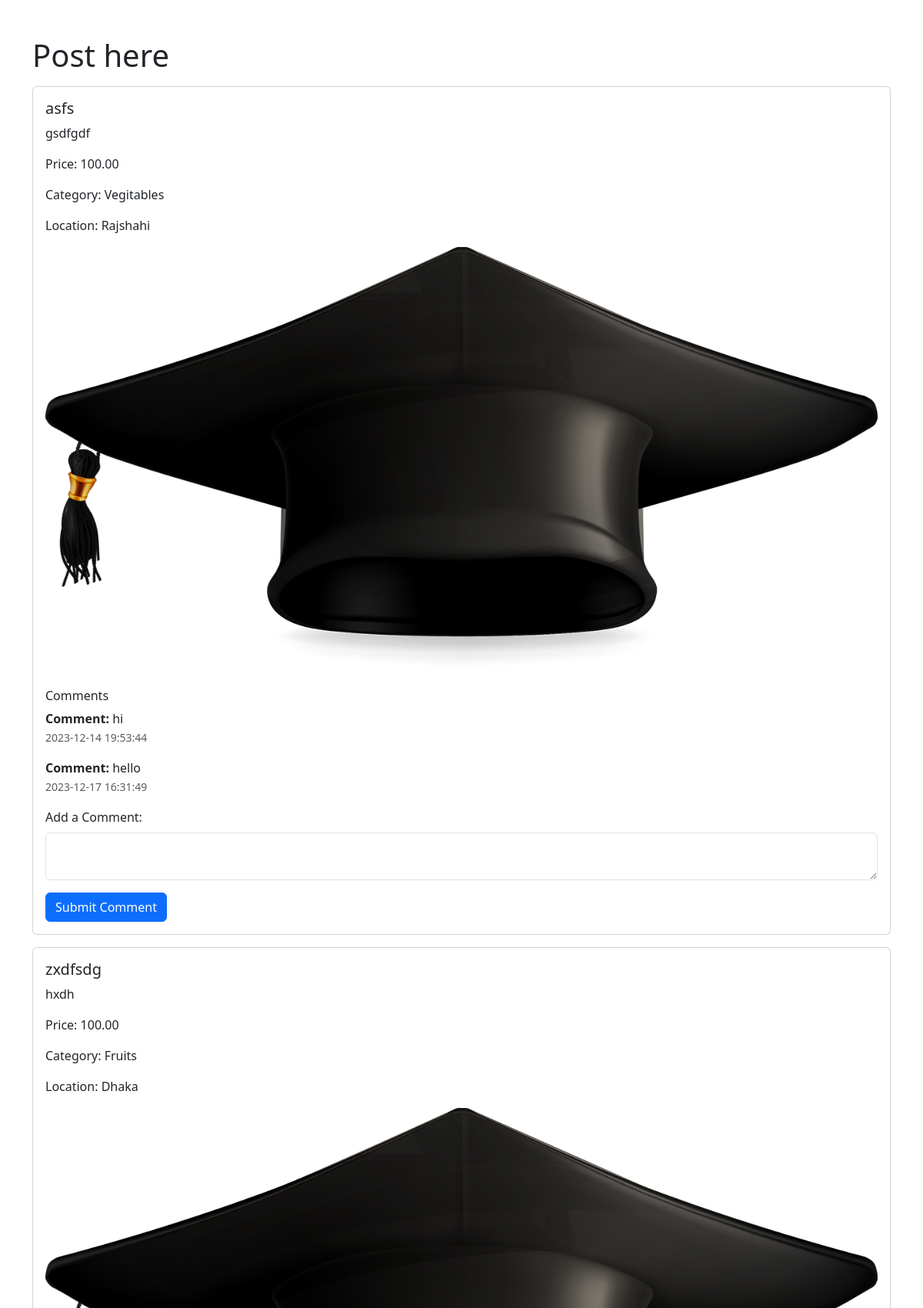
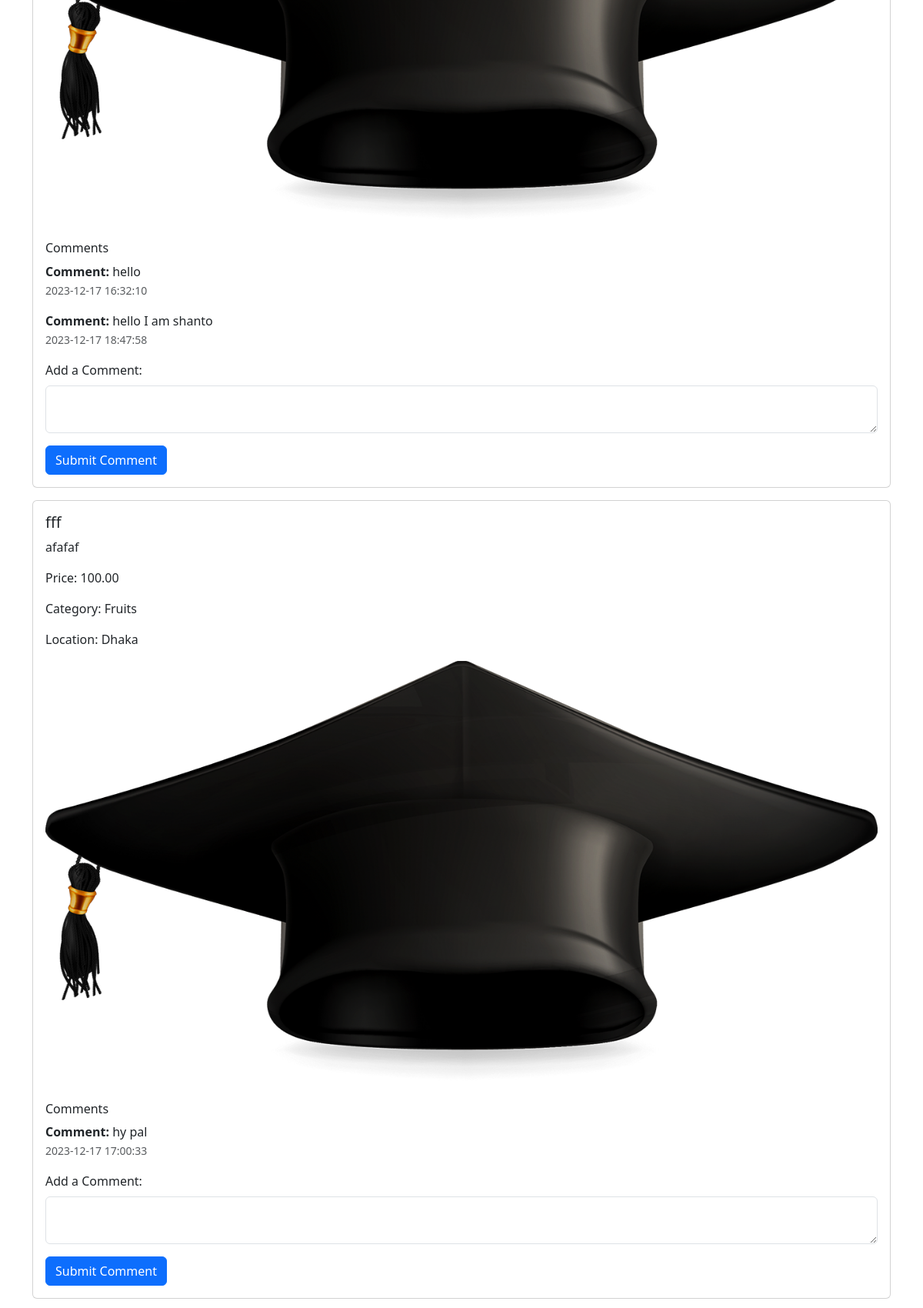
Screenshot of /test_login/posts.php (upper part) with the database file from the repository (2 pictures, top to bottom).
### tables this page shows
CREATE TABLE `gigs` (
  `id` int(11) NOT NULL,
  `g_title` varchar(255) DEFAULT NULL,
  `g_details` text DEFAULT NULL,
  `g_img` varchar(255) DEFAULT NULL,
  `g_price` decimal(10,2) DEFAULT NULL,
  `g_category` varchar(50) DEFAULT NULL,
  `g_location` varchar(255) DEFAULT NULL,
  `g_creator` varchar(255) DEFAULT NULL
);

CREATE TABLE `comments` (
  `comment_id` int(11) NOT NULL,
  `gig_id` int(11) DEFAULT NULL,
  `comment_text` text DEFAULT NULL,
  `comment_date` timestamp NOT NULL DEFAULT current_timestamp()
);

### test_login/posts.php (the view, shortened to what this page needs)
<!DOCTYPE html>
<html lang="en">
<head>
  <link href="https://cdn.jsdelivr.net/npm/bootstrap@5.3.0/dist/css/bootstrap.min.css" rel="stylesheet">
</head>
<body>
  <div class="container mt-5">
    <h1>Post here</h1>
    <?php
    include '_dbconnect.php';
    $retrieve_sql = "SELECT * FROM gigs";
$result = $conn->query($retrieve_sql);
if ($result->num_rows > 0) {
    while ($row = $result->fetch_assoc()) {
        ?>
        <div class="card mt-3">
            <div class="card-body">
                <h5 class="card-title"><?php echo $row['g_title']; ?></h5>
                <p class="card-text"><?php echo $row['g_details']; ?></p>
                <p class="card-text">Price: <?php echo $row['g_price']; ?></p>
                <p class="card-text">Category: <?php echo $row['g_category']; ?></p>
                <p class="card-text">Location: <?php echo $row['g_location']; ?></p>
                <?php if ($row['g_img']) { ?>
                    <img src="data/gigs/<?php echo $row['g_img']; ?>" class="img-fluid" alt="Gig Image">
                <?php } ?>
                <div class="mt-3">
                    <h6>Comments</h6>
                    <?php
                    $gig_id = $row['id'];
                    $comment_sql = "SELECT * FROM comments WHERE gig_id = $gig_id";
                    $comment_result = $conn->query($comment_sql);
                    if ($comment_result->num_rows > 0) {
                        while ($comment = $comment_result->fetch_assoc()) {
                            ?>
                            <p class="mb-0"><strong>Comment:</strong> <?php echo $comment['comment_text']; ?></p>
                            <p class="text-muted"><small><?php echo $comment['comment_date']; ?></small></p>
                        <?php
                        }
                    } else {
                        echo "<p>No comments yet.</p>";
                    }
                    ?>
                </div>
                <form action="add_comment.php" method="post" class="mt-3">
                    <div class="mb-3">
                        <label for="comment_text" class="form-label">Add a Comment:</label>
                        <textarea class="form-control" name="comment_text" id="comment_text" rows="2" required></textarea>
                    </div>
                    <button type="submit" class="btn btn-primary">Submit Comment</button>
                </form>
            </div>
        </div>
<?php
    }
} else {
    echo "<p>No gigs found.</p>";
}
    ?>
  </div>
</body>
</html>

### rows the page displays
gigs: g_title "asfs", g_details "gsdfgdf", g_price "100.00", g_category "Vegitables", g_location "Rajshahi", g_img (picture)
comments: comment_text "hi", comment_date "2023-12-14 19:53:44"
comments: comment_text "hello", comment_date "2023-12-17 16:31:49"
gigs: g_title "zxdfsdg", g_details "hxdh", g_price "100.00", g_category "Fruits", g_location "Dhaka", g_img (picture)
comments: comment_text "hello", comment_date "2023-12-17 16:32:10"
comments: comment_text "hello I am shanto", comment_date "2023-12-17 18:47:58"
gigs: g_title "fff", g_details "afafaf", g_price "100.00", g_category "Fruits", g_location "Dhaka", g_img (picture)
comments: comment_text "hy pal", comment_date "2023-12-17 17:00:33"
